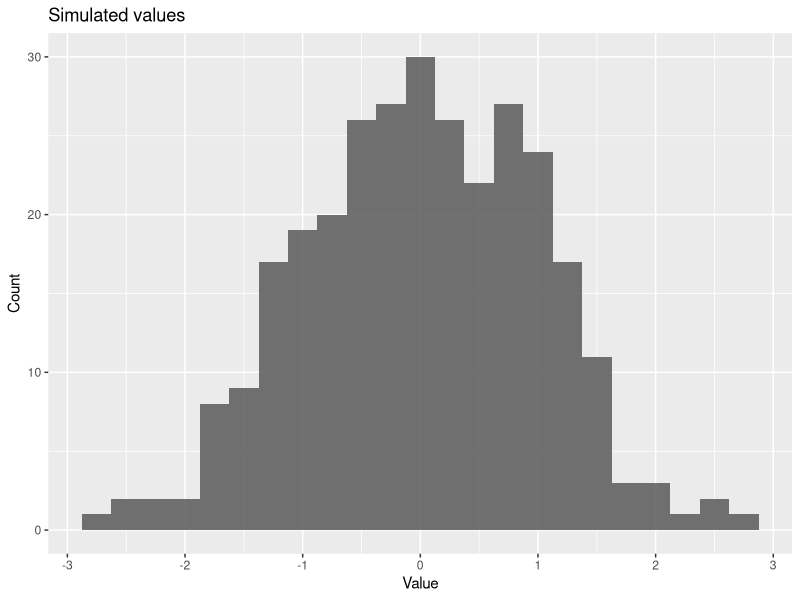

Source code (R):
## ---- chunk 1
#| label: setup
library(tidyverse)
set.seed(2025)

## ---- chunk 2

# you can play around with these
n <- 300 # number of datapoints
mu <- 0 # mean of the distribution
sd_norm <- 1 # sd of the distribution

# rnorm is your simulation function here
# take a look at how it's used by typing ``? rnorm``
## note that this function is taking the inputs you specified above -- it doesn't matter what these are called
norm_df <- tibble(sim_values = rnorm(n, mu, sd_norm))

# so you know, this code would do the same thing
# norm_df <- tibble(sim_values = rnorm(300, 0, 1))

# okay, check out the top of this dataframe
head(norm_df)
## ---- chunk 3
# TODO: Calculate mean, sd, and n for norm_df
# Hint: Use summarise() with mean(), sd(), and n()

# What happens if you increase the "n"? How do these summaries change?
## ---- chunk 4
ggplot(norm_df, aes(x=sim_values)) +
  geom_histogram(binwidth = 0.25, alpha = 0.85) +
  labs(title = "Simulated values", x = "Value", y = "Count")
## ---- chunk 5
#| label: binom-bernoulli
# TODO: create a simulated dataframe using rbinom (remember, you can look at the help for the function)
# Hint: Use tibble() and rbinom(n=200, size=1, prob=0.92)

# TODO: summarise and count
# Hint: Use summarise() to calculate proportion correct and n
## ---- chunk 6
## TO DO: Make a histogram of these values
# Hint: Use ggplot() with geom_histogram()
## ---- chunk 7
# TODO: plot overall proportion 
# Hint:  use `stat_summary(fun = mean)` for the mean

# TODO: Plot some measure of variability (SD or 95% CI)
# Hint: stat_summary(fun.data = mean_cl_normal, geom = "errorbar", width = 0.1) +
# You have to give stat_summary an x-value, but since there isn't really one here you can just give it a label (e.g., "overall")
## ---- chunk 8
#| label: binom-conditions-blocks
# TODO: simulate
# Hint: Create a tibble with condition, block, and acc columns
# Use rep() to repeat conditions and blocks appropriately
# Use rbinom() with different probabilities for easy vs hard conditions

# TODO: Check per-block counts
# Hint: Use add_count() and distinct()

# TODO: Summaries by condition × block
# Hint: Use group_by() and summarise()

# TODO: Pivot wider
# Hint: Use pivot_wider() to make conditions into separate columns
## ---- chunk 9
# Helper: shifted lognormal RTs (t0 + LogNormal(meanlog, sdlog))
r_shifted_lognorm <- function(n, t0, meanlog, sdlog) {
  t0 + rlnorm(n, meanlog = meanlog, sdlog = sdlog)
}
## ---- chunk 10
#| label: lognormal-single
# TODO: Simulate RTs and their logged RTs
# Hint: Use the r_shifted_lognorm() function with the specified parameters
# Create a tibble with rt and log_rt columns
## ---- chunk 11
# TODO: Plot rt vs log_rt
# Hint: Use qplot() or ggplot()
## ---- chunk 12
# TODO: summaries
# Hint: Use summarise() to calculate mean_rt, median_rt, max_rt, sd_rt
## ---- chunk 13
# TODO: Simulate RTs for valid and invalid conditions
# Hint: Use r_shifted_lognorm() with different parameters for each condition
# Invalid cues should be slower (higher meanlog)
## ---- chunk 14
# TODO: Use pivot_longer to reshape the data
# Hint: Convert rt_valid and rt_invalid columns into rt and condition columns
## ---- chunk 15

# TODO: group_by() condition and summarise mean_rt, sd_rt
# Hint: Use group_by(condition) then summarise()
## ---- chunk 16
## TODO: Use ggplot to make density plot of simulated data
# Hint: Use geom_density() with fill=condition in aes()
## ---- chunk 17
# TODO: Simulate multiple participants
# Hint: Use a for loop to iterate over participants
# Each participant should have different baseline shifts
# Use bind_rows() to combine all participant data
## ---- chunk 18
# TODO: Summarize by participant and condition
# Hint: Use group_by(participant, condition) and summarise()
## ---- chunk 19
# TODO: Plot average RTs and 95 CIs over individual subjects
# Hint: Use stat_summary() for means and CIs, geom_point() for individual data
